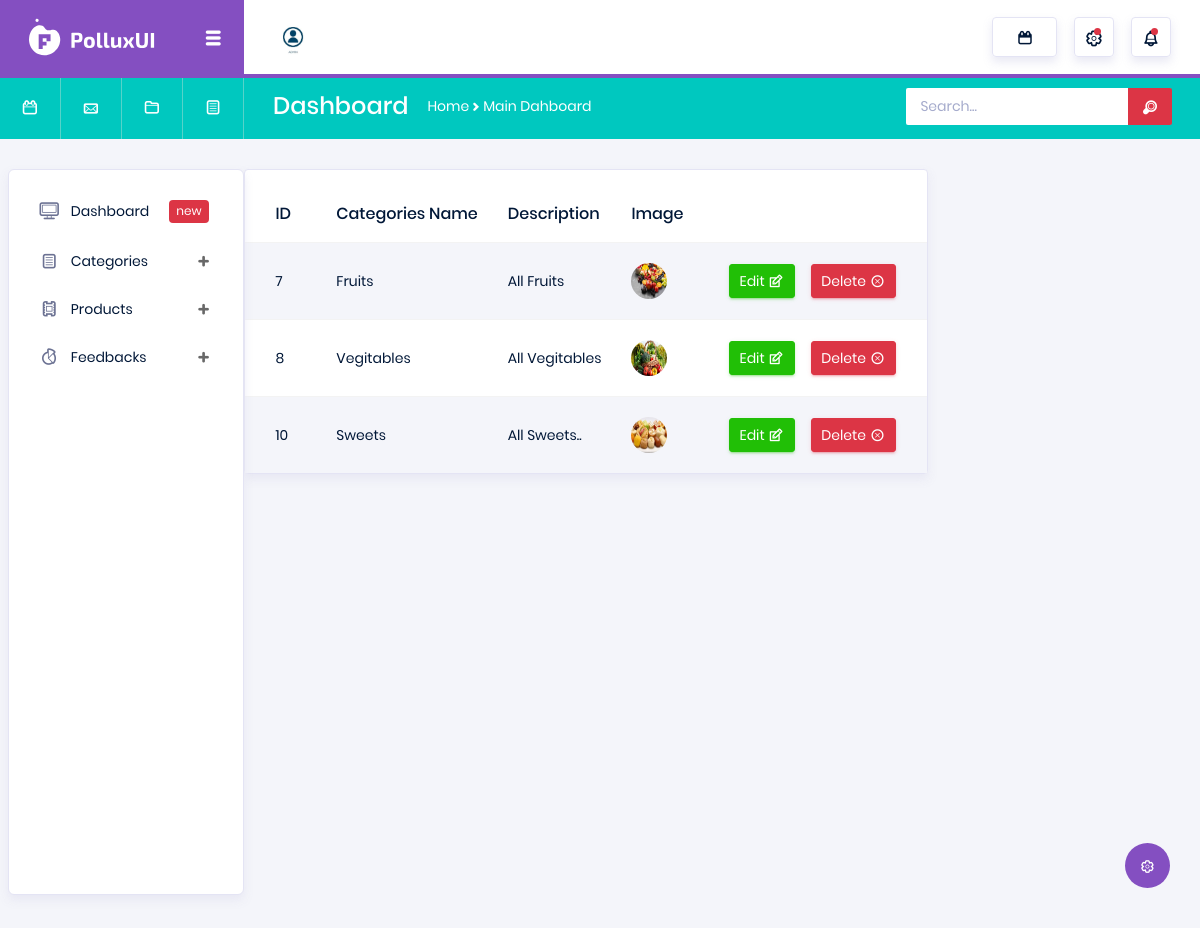
Page /Backend/display_page/ on the committed database.
### Backend/models.py (models this page shows)
class categoriesDB(models.Model):
    Cname = models.CharField(max_length=100, null=True, blank=True)
    Description = models.CharField(max_length=100, null=True, blank=True)
    img_file = models.ImageField(upload_to="Categories Images", null=True, blank=True)

### Backend/views.py (the view)
# urls.py: path('display_page/', views.display_page, name="display_page"),
def display_page(req):
    data = categoriesDB.objects.all()
    return render(req, "Display.html", {'data': data})

### Backend/templates/Display.html (shortened to what this page needs)
<!DOCTYPE html>
{% extends 'index.html'%}
{% block content %}
<html lang="en">
<head>
</head>
<body>
<div class="row">
            <div class="col-md-12">
              <div class="card">
                <div class="table-responsive pt-3">
                  <table class="table table-striped project-orders-table">
                    <thead>
                      <tr>
                        <th class="ml-5">ID</th>
                        <th>Categories Name </th>
                        <th>Description</th>
                        <th>Image </th>
                      </tr>
                    </thead>
                    <tbody>
                    {% for i in data %}
                      <tr>
                        <td>{{i.id}}</td>
                        <td>{{i.Cname}}</td>
                        <td>{{i.Description}}</td>
                        <td>
                            <img src="{{i.img_file.url}}" width="100px" height="100px" >
                        </td>
                        <td>
                            <a href="{% url 'edit_categories' cat_id=i.id %}">
                                <div class="d-flex align-items-center">
                            <button type="button" class="btn btn-success btn-sm btn-icon-text mr-3">
                              Edit
                              <i class="typcn typcn-edit btn-icon-append"></i>
                            </button>
                            <a href="{% url 'delete_fun' cat_id=i.id %}">
                                <button type="button" class="btn btn-danger btn-sm btn-icon-text">
                              Delete
                              <i class="typcn typcn-delete-outline btn-icon-append"></i>
                            </button>
                            </a>
                          </div>
                            </a>
                        </td>
                      </tr>
                     {% endfor %}
                    </tbody>
                  </table>
                </div>
              </div>
            </div>
          </div>
</body>
</html>
{% endblock %}

### rows in the picture
categoriesDB: id "7", Cname "Fruits", Description "All Fruits", img_file (picture)
categoriesDB: id "8", Cname "Vegitables", Description "All Vegitables", img_file (picture)
categoriesDB: id "10", Cname "Sweets", Description "All Sweets..", img_file (picture)
